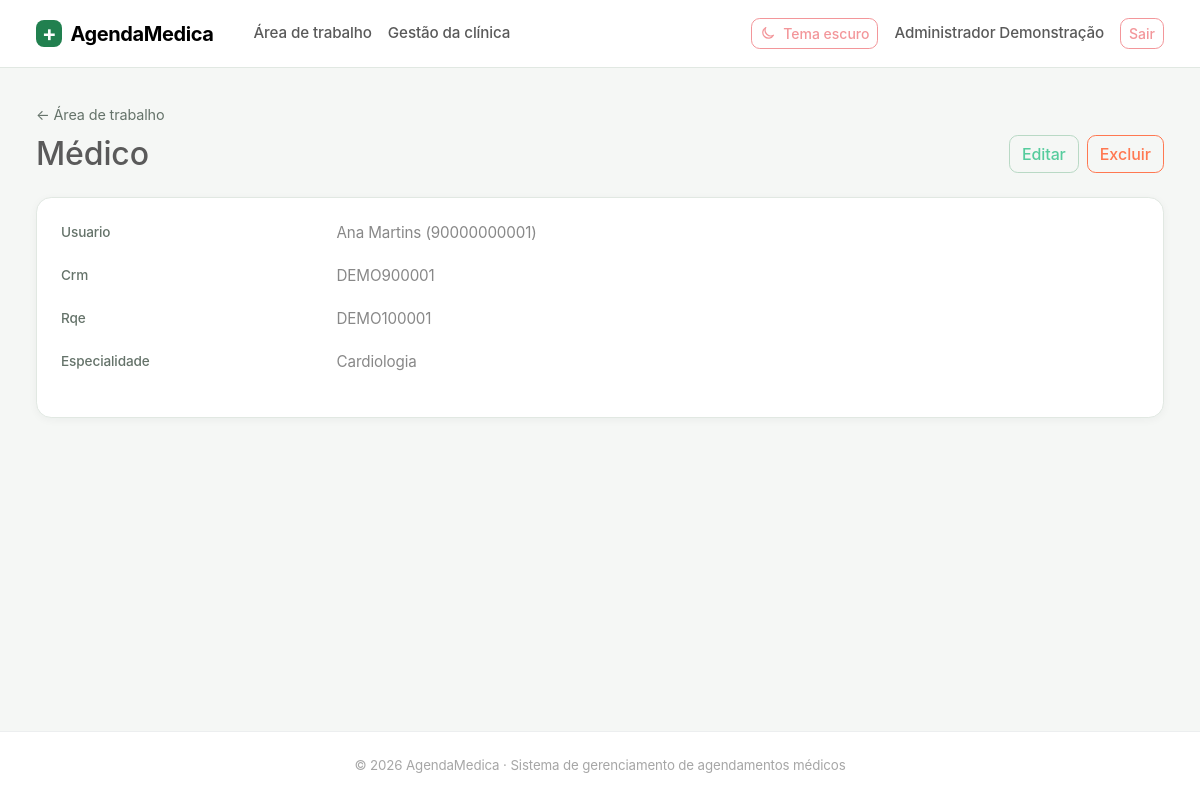
Screenshot of /portal/registro/medico/1/ (signed in) with the database file from the repository.
### usuarios/models.py (models this page shows, shortened)
class Usuario(AbstractUser):
    class TipoUsuario(models.TextChoices):
        PACIENTE = "PACIENTE", "Paciente"
        MEDICO = "MEDICO", "Médico"
        FUNCIONARIO = "FUNCIONARIO", "Funcionário administrativo"
        ADMINISTRADOR = "ADMINISTRADOR", "Administrador do sistema"
    cpf = models.CharField(max_length=11, unique=True, verbose_name="CPF")
    nome = models.CharField(max_length=70, verbose_name="Nome")
    endereco = models.CharField(max_length=100, verbose_name="Endereço")
    telefone = models.CharField(max_length=20, verbose_name="Telefone")
    data_nascimento = models.DateField(verbose_name="Data de nascimento")
    tipo_usuario = models.CharField(
        max_length=20,
        choices=TipoUsuario.choices,
        verbose_name="Tipo de usuário",
    )
    objects = UsuarioManager()
    REQUIRED_FIELDS = [
        "email",
        "cpf",
        "nome",
        "endereco",
        "telefone",
        "data_nascimento",
    ]
    def __str__(self):
        return f"{self.nome} ({self.cpf})"

class Medico(models.Model):
    usuario = models.OneToOneField(
        "usuarios.Usuario",
        on_delete=models.CASCADE,
        related_name="perfil_medico",
    )
    crm = models.CharField(max_length=12, unique=True)
    rqe = models.CharField(max_length=12, blank=True)
    especialidade = models.ForeignKey(
        "agenda.Especialidade",
        on_delete=models.PROTECT,
        related_name="medicos",
    )

### agenda/models.py (models this page shows, shortened)
class Especialidade(models.Model):
    nome = models.CharField(max_length=30, unique=True)
    tempo_medio_consulta = models.PositiveIntegerField(
        help_text="Tempo médio da consulta em minutos."
    )
    def __str__(self):
        return self.nome

### usuarios/portal_views.py (the view, shortened to what this page needs)
# urls.py: path("portal/registro/<str:tipo>/<int:pk>/",v.registro_detalhe,name="portal_registro_detalhe"),
@login_required
def registro_detalhe(request, tipo, pk):
    if tipo not in REGISTRY: return redirect("inicio")
    if tipo in ("prontuario", "exame", "receita") and request.user.tipo_usuario != Usuario.TipoUsuario.ADMINISTRADOR: return redirect("inicio")
    model, fields, title=REGISTRY[tipo]
    obj=get_object_or_404(model,pk=pk)
    values=[(f.replace("_"," ").title(),str(getattr(obj,f))) for f in fields]
    return render(request,"portal/detalhe.html",{"titulo":title[:-1] if title.endswith("s") else title,"objeto":obj,"valores":values,"tipo":tipo,"can_manage":request.user.tipo_usuario in ADMIN})

### templates/portal/detalhe.html
{% extends "base.html" %}{% block title %}{{ titulo }}{% endblock %}{% block content %}
<div class="page-heading mb-4"><div><a class="back-link" href="{% url 'portal_home' %}">← Área de trabalho</a><h1 class="h2 mt-2 mb-0">{{ titulo }}</h1></div>{% if can_manage %}<div class="d-flex gap-2"><a class="btn btn-outline-success" href="/portal/registro/{{ tipo }}/{{ objeto.pk }}/editar/">Editar</a><form method="post" action="/portal/registro/{{ tipo }}/{{ objeto.pk }}/excluir/">{% csrf_token %}<button class="btn btn-outline-danger" onclick="return confirm('Excluir este registro? Esta ação não pode ser desfeita.')">Excluir</button></form></div>{% endif %}</div>
<section class="card"><div class="card-body p-4"><dl class="record-fields row mb-0">{% for label,value in valores %}<dt class="col-sm-4 col-lg-3">{{ label }}</dt><dd class="col-sm-8 col-lg-9">{{ value|default:"—" }}</dd>{% endfor %}</dl></div></section>{% endblock %}

### templates/base.html (shortened to what this page needs)
{% load static %}
<!doctype html>
<html lang="pt-br" data-bs-theme="light">
<head>
    <link href="{% static 'vendor/bootstrap/bootstrap.min.css' %}" rel="stylesheet">
    <link href="{% static 'css/themes/light.css' %}" rel="stylesheet">
    <link href="{% static 'css/themes/dark.css' %}" rel="stylesheet">
    <link href="{% static 'css/themes/custom.css' %}" rel="stylesheet">
    <link href="{% static 'css/site.css' %}" rel="stylesheet">
</head>
<body class="d-flex flex-column min-vh-100">
    <nav class="navbar navbar-expand-lg border-bottom bg-body sticky-top">
        <div class="container-fluid app-container">
            <a class="navbar-brand fw-bold" href="{% if user.is_authenticated %}{% url 'portal_home' %}{% else %}{% url 'login' %}{% endif %}"><span class="brand-mark me-2" aria-hidden="true">+</span>AgendaMedica</a>
            <div class="collapse navbar-collapse" id="navbarPrincipal">
                {% if user.is_authenticated %}<ul class="navbar-nav me-auto"><li class="nav-item"><a class="nav-link" href="{% url 'portal_home' %}">Área de trabalho</a></li>{% if user.tipo_usuario == 'ADMINISTRADOR' or user.tipo_usuario == 'FUNCIONARIO' %}<li class="nav-item"><a class="nav-link" href="{% url 'gestao_inicio' %}">Gestão da clínica</a></li>{% endif %}</ul>{% endif %}
                <ul class="navbar-nav ms-auto align-items-lg-center gap-lg-2">
                    <li class="nav-item"><button class="btn btn-outline-secondary btn-sm theme-toggle" id="alternarTema" type="button" aria-label="Alternar tema"><svg id="iconeTema" class="icon" viewBox="0 0 24 24" aria-hidden="true"><path d="M20.2 15.3A8.5 8.5 0 0 1 8.7 3.8 8.5 8.5 0 1 0 20.2 15.3Z"/></svg><span id="textoTema">Tema escuro</span></button></li>
                    {% if user.is_authenticated %}<li class="nav-item"><a class="nav-link" href="{% url 'meu_perfil' %}">{{ user.nome|default:user.username }}</a></li><li class="nav-item"><form method="post" action="{% url 'logout' %}">{% csrf_token %}<button class="btn btn-outline-secondary btn-sm" type="submit">Sair</button></form></li>{% else %}<li class="nav-item"><a class="nav-link" href="{% url 'login' %}">Entrar</a></li><li class="nav-item"><a class="btn btn-success btn-sm" href="{% url 'cadastro' %}">Criar conta</a></li>{% endif %}
                </ul>
            </div>
        </div>
    </nav>
    <main class="container-fluid app-container flex-grow-1 py-4 py-lg-5">
        {% block content %}{% endblock %}
    </main>
    <footer class="border-top py-4 mt-auto">
        <div class="container-fluid app-container text-center text-body-secondary small">
            &copy; 2026 AgendaMedica · Sistema de gerenciamento de agendamentos médicos
        </div>
    </footer>
</body>
</html>

### static/css/themes/light.css (style rules this page uses)
:root, [data-bs-theme="light"] { --am-bg-page: #f5f7f5; --am-bg-surface: #ffffff; --am-text-primary: #1f2d25; --am-text-muted: #65736a; --am-brand-primary: #21804f; --am-brand-accent: #e8f4ec; --am-border-color: #e1e8e2; --am-card-shadow: 0 2px 8px rgba(27, 55, 37, 0.045); --bs-primary: #21804f; --bs-primary-rgb: 33, 128, 79; --bs-success: #21804f; --bs-success-rgb: 33, 128, 79; --bs-link-color: #1c7145; --bs-link-color-rgb: 28, 113, 69; --bs-link-hover-color: #155938; }

### static/css/themes/custom.css (style rules this page uses)
body { background-color: var(--am-bg-page); color: var(--am-text-primary); transition: background-color 0.2s ease, color 0.2s ease; }
.card, .navbar, footer { background-color: var(--am-bg-surface) !important; border-color: var(--am-border-color) !important; }
.card { box-shadow: var(--am-card-shadow); }

### static/css/site.css (style rules this page uses)
:root { --brand-color: #21804f; --brand-soft: #e8f4ec; --surface-soft: #f4f8f5; }
body { background: var(--am-bg-page); color: var(--am-text-primary); font-size: .95rem; }
.brand-mark { display: inline-grid; place-items: center; width: 1.65rem; height: 1.65rem; border-radius: .5rem; color: white; background: var(--brand-color); font-size: 1.35rem; line-height: 1; }
.navbar { min-height: 4rem; }
.navbar-brand { letter-spacing: -.02em; }
.card { border-color: var(--am-border-color); border-radius: .8rem; box-shadow: var(--am-card-shadow); }
.btn { border-radius: .55rem; font-weight: 500; }
.btn-outline-success { --bs-btn-color: var(--brand-color); --bs-btn-border-color: #b9d9c5; --bs-btn-hover-bg: var(--brand-color); --bs-btn-hover-border-color: var(--brand-color); }
.workspace-heading, .page-heading { display: flex; justify-content: space-between; align-items: flex-end; gap: 1rem; }
.back-link { color: var(--am-text-muted); text-decoration: none; font-size: .9rem; }
.record-fields dt { color: var(--am-text-muted); font-size: .85rem; font-weight: 500; }
.record-fields dd { margin-bottom: 1.25rem; white-space: pre-wrap; overflow-wrap: anywhere; }
footer { background: var(--am-bg-surface); border-color: var(--am-border-color) !important; }
.icon { display: inline-block; width: 1rem; height: 1rem; flex: 0 0 auto; fill: none; stroke: currentColor; stroke-width: 1.8; stroke-linecap: round; stroke-linejoin: round; vertical-align: -.16em; }
.theme-toggle { display: inline-flex; align-items: center; gap: .45rem; }
body { font-family: Inter, ui-sans-serif, system-ui, -apple-system, BlinkMacSystemFont, "Segoe UI", sans-serif; letter-spacing: -.008em; }
a { text-underline-offset: .18em; }
button, a, input, select, textarea { transition: color .15s ease, background-color .15s ease, border-color .15s ease, box-shadow .15s ease; }
.page-heading { align-items: flex-end; }
.back-link { display: inline-flex; align-items: center; text-decoration: none; }
a { text-decoration: none; }
.navbar .nav-link { font-weight: 500; }
.app-container { width: min(100%, 2400px); max-width: none; padding-inline: clamp(1rem, 3vw, 3.5rem); }
.navbar { min-height: 4.25rem; }
.navbar .container-fluid { gap: 1rem; }
.navbar .nav-link { padding-inline: .7rem; }
main.app-container { padding-top: clamp(1.5rem, 3vw, 3rem) !important; padding-bottom: clamp(1.75rem, 3vw, 3.25rem) !important; }
footer { padding-block: 1.15rem !important; }
.card { border-radius: .95rem; transition: border-color .18s ease, box-shadow .18s ease, transform .18s ease; }

### rows the page displays
Usuario: nome "Administrador Demonstração"
Medico: valores "DEMO900001" "DEMO100001"
Especialidade: valores "Cardiologia"

### other values shown
{{ titulo }} "Médico"
{{ label }} "Usuario" "Crm" "Rqe" "Especialidade"
{{ value|default:"—" }} "Ana Martins (90000000001)"
